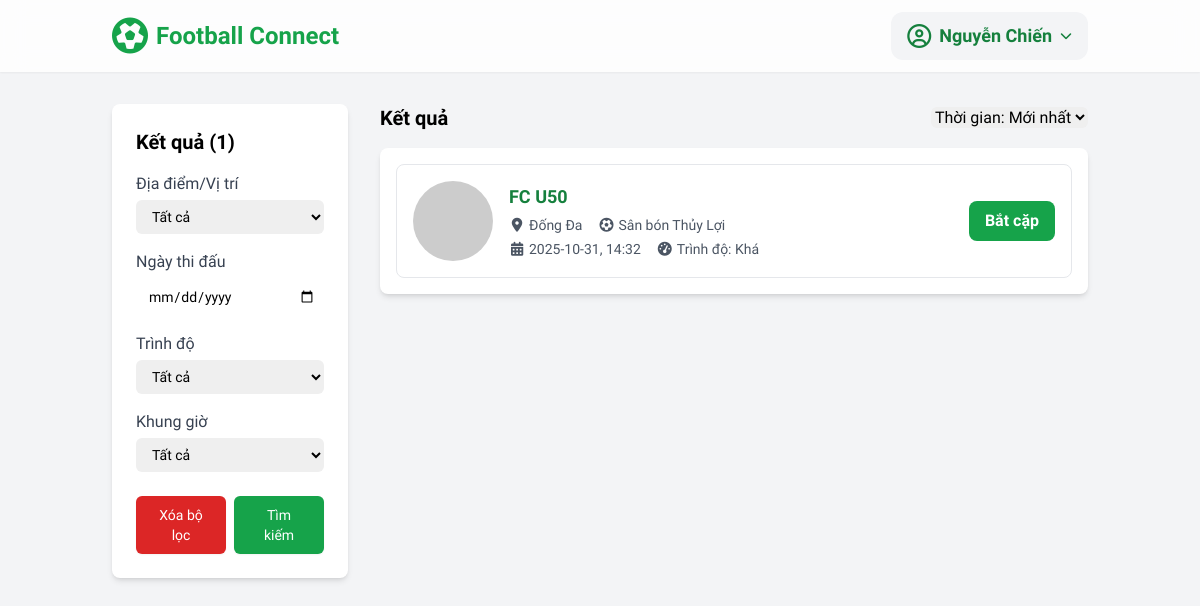
/find_match (signed in), run on the app's committed database.
### app.py (models this page shows, shortened)
class User(UserMixin, db.Model):
    id = db.Column(db.Integer, primary_key=True)
    username = db.Column(db.String(100), unique=True, nullable=False)
    password = db.Column(db.String(100), nullable=False)
    email = db.Column(db.String(120), unique=True, nullable=False)
    phone = db.Column(db.String(20))
    posts = db.relationship('Post', backref='author', lazy=True)

class Post(db.Model):
    id = db.Column(db.Integer, primary_key=True)
    title = db.Column(db.String(200), nullable=False)
    location = db.Column(db.String(200), nullable=False)
    pitch = db.Column(db.String(100), nullable=False)
    match_date = db.Column(db.String(50), nullable=False)
    skill_level = db.Column(db.String(50), nullable=False)
    time_frame = db.Column(db.String(50), nullable=False)
    notes = db.Column(db.Text, nullable=True)
    user_id = db.Column(db.Integer, db.ForeignKey('user.id'), nullable=False)
    username = db.Column(db.String(100), nullable=False)
    status = db.Column(db.String(20), nullable=False, default='open')
    ratings = db.relationship('Rating', backref='post', lazy=True)

### app.py (the view)
@app.route('/find_match')
@login_required
def find_match():
    posts = Post.query.filter_by(status='open').order_by(Post.id.desc()).all()
    return render_template('find_match.html', posts=posts)

### app.py (called while the page is built)
@login_manager.user_loader
def load_user(user_id):
    return User.query.get(int(user_id))

### templates/find_match.html (shortened to what this page needs)
<!DOCTYPE html>
<html lang="vi">
<head>
    <script src="https://cdn.tailwindcss.com"></script>
    <link rel="stylesheet" href="https://cdnjs.cloudflare.com/ajax/libs/font-awesome/6.4.2/css/all.min.css">
</head>
<body class="bg-gray-100">
    <nav class="bg-white/80 backdrop-blur-md shadow-sm sticky top-0 z-50">
        <div class="container mx-auto px-6 py-3 flex justify-between items-center">
            <a href="{{ url_for('home') }}" class="flex items-center font-bold text-2xl text-green-600">
                <i class="fa-solid fa-futbol text-green-600 text-4xl mr-2"></i>
                <span>Football Connect</span>
            </a>
            <div class="flex items-center space-x-3">
                {% if current_user.is_authenticated %}
                <div class="relative">
                    <button id="user-menu-button" class="flex items-center bg-gray-100 rounded-xl px-4 py-2 space-x-2 text-left hover:bg-gray-200 focus:outline-none transition">
                        <i class="fa-regular fa-user-circle text-green-700 text-2xl"></i>
                        <span class="font-bold text-green-700 text-lg">{{ current_user.username }}</span>
                        <i class="fa-solid fa-chevron-down text-green-700 text-xs ml-2"></i>
                    </button>
                </div>
                {% endif %}
            </div>
        </div>
    </nav>
    <main class="container mx-auto px-6 py-8">
        <div class="flex space-x-8">
            <aside class="w-1/4">
                <div class="bg-white p-6 rounded-lg shadow-md">
                    <h2 class="text-xl font-bold mb-4">Tìm đối bắt cặp đấu</h2>
                    <form>
                        <div class="space-y-4">
                            <div>
                                <label for="location" class="block text-base font-medium text-gray-700">Địa điểm/Vị trí</label>
                                <select id="location" name="location" class="mt-1 block w-full pl-3 pr-10 py-2 text-base border-gray-300 focus:outline-none focus:ring-green-500 focus:border-green-500 sm:text-sm rounded-md">
                                    <option>Tất cả</option>
                                </select>
                            </div>
                            <div>
                                <label for="match_date" class="block text-base font-medium text-gray-700">Ngày thi đấu</label>
                                <input type="date" id="match_date" name="match_date" class="mt-1 block w-full pl-3 pr-2 py-2 text-base border-gray-300 focus:outline-none focus:ring-green-500 focus:border-green-500 sm:text-sm rounded-md">
                            </div>
                            <div>
                                <label for="skill_level" class="block text-base font-medium text-gray-700">Trình độ</label>
                                <select id="skill_level" name="skill_level" class="mt-1 block w-full pl-3 pr-10 py-2 text-base border-gray-300 focus:outline-none focus:ring-green-500 focus:border-green-500 sm:text-sm rounded-md">
                                    <option>Tất cả</option>
                                </select>
                            </div>
                            <div>
                                <label for="time_frame" class="block text-base font-medium text-gray-700">Khung giờ</label>
                                <select id="time_frame" name="time_frame" class="mt-1 block w-full pl-3 pr-10 py-2 text-base border-gray-300 focus:outline-none focus:ring-green-500 focus:border-green-500 sm:text-sm rounded-md">
                                    <option value="Tất cả">Tất cả</option>
                                </select>
                            </div>
                            <div class="flex space-x-2 pt-2">
                                <button type="button" id="reset-filter-button" class="w-1/2 flex items-center justify-center px-4 py-2 border border-transparent shadow-sm text-sm font-medium rounded-md text-white bg-red-600 hover:bg-red-700">
                                    Xóa bộ lọc
                                </button>
                                <button type="button" id="filter-button" class="w-1/2 flex items-center justify-center px-4 py-2 border border-transparent shadow-sm text-sm font-medium rounded-md text-white bg-green-600 hover:bg-green-700">
                                    Tìm kiếm
                                </button>
                            </div>
                        </div>
                    </form>
                </div>
            </aside>
            <div class="w-3/4">
                <div class="flex justify-between items-center mb-4">
                    <h2 class="text-xl font-bold">Kết quả</h2>
                    <div>
                        <select class="border-gray-300 rounded-md">
                            <option>Thời gian: Mới nhất</option>
                        </select>
                    </div>
                </div>
                <div id="results-container" class="bg-white p-4 rounded-lg shadow-md">
                    <div class="space-y-4">
                        {% if posts %}
                            {% for post in posts %}
                            <div class="match-card border border-gray-200 rounded-lg p-4 flex justify-between items-center hover:bg-gray-50 transition"
                                 data-location="{{ post.location }}"
                                 data-match-date="{{ post.match_date }}"
                                 data-skill-level="{{ post.skill_level }}"
                                 data-time-frame="{{ post.time_frame }}"
                                 data-author-name="{{ post.username }}"
                                 data-author-phone="{{ post.author.phone }}">
                                <div class="flex items-center space-x-4">
                                    <img src="https://ui-avatars.com/api/?name={{ post.username[0] }}&background=random&color=fff&rounded=true&size=56" alt="Team Logo" class="rounded-full">
                                    <div>
                                        <h3 class="text-lg font-bold text-green-700">{{ post.title }}</h3>
                                        <div class="flex flex-col sm:flex-row sm:space-x-4 text-sm text-gray-600 mt-1">
                                            <p><i class="fa-solid fa-location-dot w-4 mr-1 text-center"></i>{{ post.location }}</p>
                                            <p><i class="fa-solid fa-futbol w-4 mr-1 text-center"></i>{{ post.pitch }}</p>
                                        </div>
                                        <div class="flex space-x-4 text-sm text-gray-600 mt-1">
                                            <span><i class="fa-solid fa-calendar-days w-4 mr-1 text-center"></i>{{ post.match_date }}, {{ post.time_frame }}</span>
                                            <span><i class="fa-solid fa-gauge-high w-4 mr-1 text-center"></i>Trình độ: {{ post.skill_level }}</span>
                                        </div>
                                    </div>
                                </div>
                                <button class="contact-button bg-green-600 text-white font-bold py-2 px-4 rounded-lg hover:bg-green-700 transition">
                                    Bắt cặp
                                </button>
                            </div>
                            {% endfor %}
                        {% else %}
                        <div class="text-center text-gray-500 py-10">
                            <p>Không có tin đăng nào.</p>
                        </div>
                        {% endif %}
                    </div>
                </div>
            </div>
        </div>
    </main>
</body>
</html>

### templates/find_match.html (style rules this page uses)
body { font-family: 'Be Vietnam Pro', sans-serif; }

### data on the page
User: username "Nguyễn Chiến"
Post: title "FC U50", location "Đống Đa", pitch "Sân bón Thủy Lợi", match_date "2025-10-31", time_frame "14:32", skill_level "Khá"
